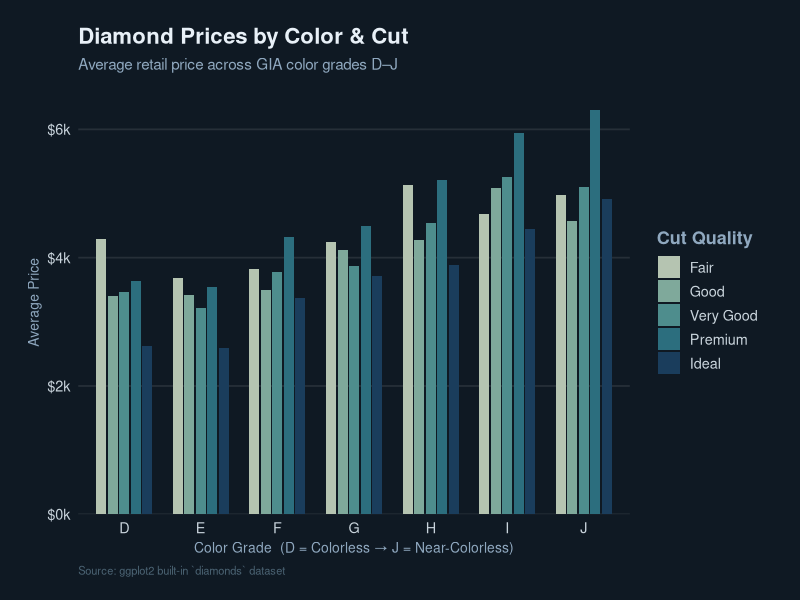

Reproduce this figure in R.
## ---- chunk 1
suppressPackageStartupMessages(library(tidyverse))
## ---- chunk 2
library(tidyverse)

# Summarize average price by cut and color
diamonds_summary <- diamonds %>%
  group_by(cut, color) %>%
  summarise(avg_price = mean(price), .groups = "drop")

ggplot(diamonds_summary, aes(x = color, y = avg_price, fill = cut)) +
  geom_col(position = position_dodge(width = 0.75), width = 0.65) +
  scale_fill_manual(
    values = c(
      "Fair"      = "#b5c4b1",
      "Good"      = "#7fa99b",
      "Very Good" = "#4e8d8d",
      "Premium"   = "#2c6e7e",
      "Ideal"     = "#1a3d5c"
    )
  ) +
  scale_y_continuous(
    labels = scales::dollar_format(scale = 1e-3, suffix = "k"),
    expand = expansion(mult = c(0, 0.05))
  ) +
  labs(
    title    = "Diamond Prices by Color & Cut",
    subtitle = "Average retail price across GIA color grades D–J",
    x        = "Color Grade  (D = Colorless → J = Near-Colorless)",
    y        = "Average Price",
    fill     = "Cut Quality",
    caption  = "Source: ggplot2 built-in `diamonds` dataset"
  ) +
  theme_minimal(base_size = 13) +
  theme(
    plot.background    = element_rect(fill = "#0f1923", color = NA),
    panel.background   = element_rect(fill = "#0f1923", color = NA),
    panel.grid.major.y = element_line(color = "#ffffff18"),
    panel.grid.major.x = element_blank(),
    panel.grid.minor   = element_blank(),
    axis.text          = element_text(color = "#c9d4dc"),
    axis.title         = element_text(color = "#8fa8bf", size = 10),
    plot.title         = element_text(color = "#e8f0f7", face = "bold", size = 16),
    plot.subtitle      = element_text(color = "#8fa8bf", size = 11, margin = margin(b = 12)),
    plot.caption       = element_text(color = "#4a6272", size = 8, hjust = 0),
    legend.background  = element_rect(fill = "#0f1923", color = NA),
    legend.key         = element_rect(fill = NA),
    legend.text        = element_text(color = "#c9d4dc"),
    legend.title       = element_text(color = "#8fa8bf", face = "bold"),
    plot.margin        = margin(20, 24, 16, 20)
  )
